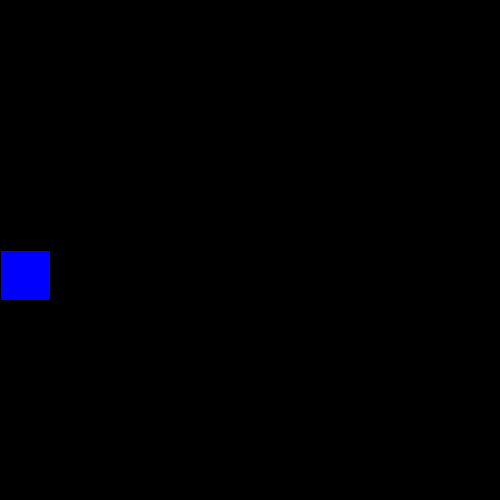
Frame 1 (no input)
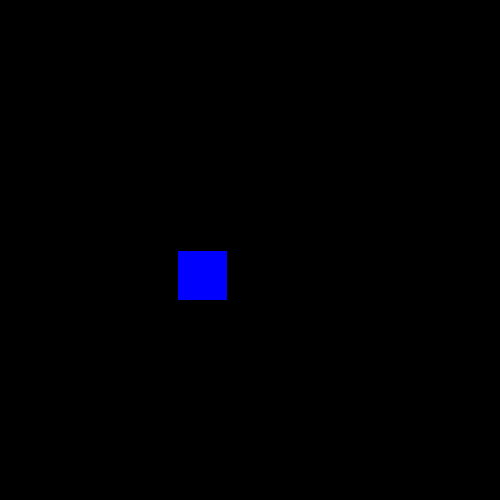
Frame 60 (the mouse pressed at the canvas centre just before this capture)
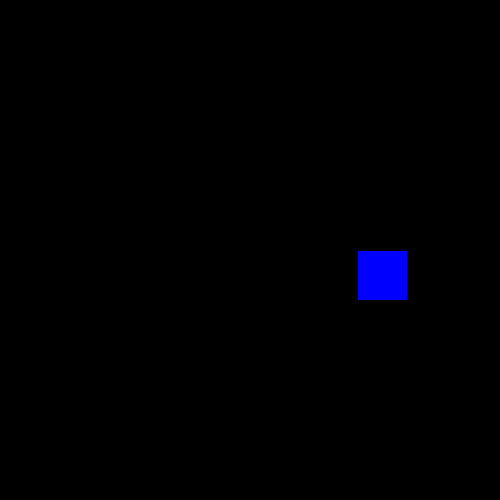
Frame 120 (the mouse held since frame 60 and released just before this capture)

The Processing sketch that drew these frames (run headless with seeded random() and noise(); from frame 60 on, the mouse is pressed at the canvas centre):

// Processing sketch: ejemplo
// ── ejemplo.pde
PVector coor;
         
int alto = 50; 
int ancho = 50;
int speed = 3; 

void setup() {
  size(500, 500);           
  coor = new PVector(0, height/2);
  
}

void draw() {
  background(0);
  fill(0,0,255); // cambio de color para el segundo commit
  rect(coor.x, coor.y, alto, ancho);

  coor.x += speed;
  if (coor.x <= 0 || coor.x + ancho >= width) {
    speed *= -1;  
  }
}
